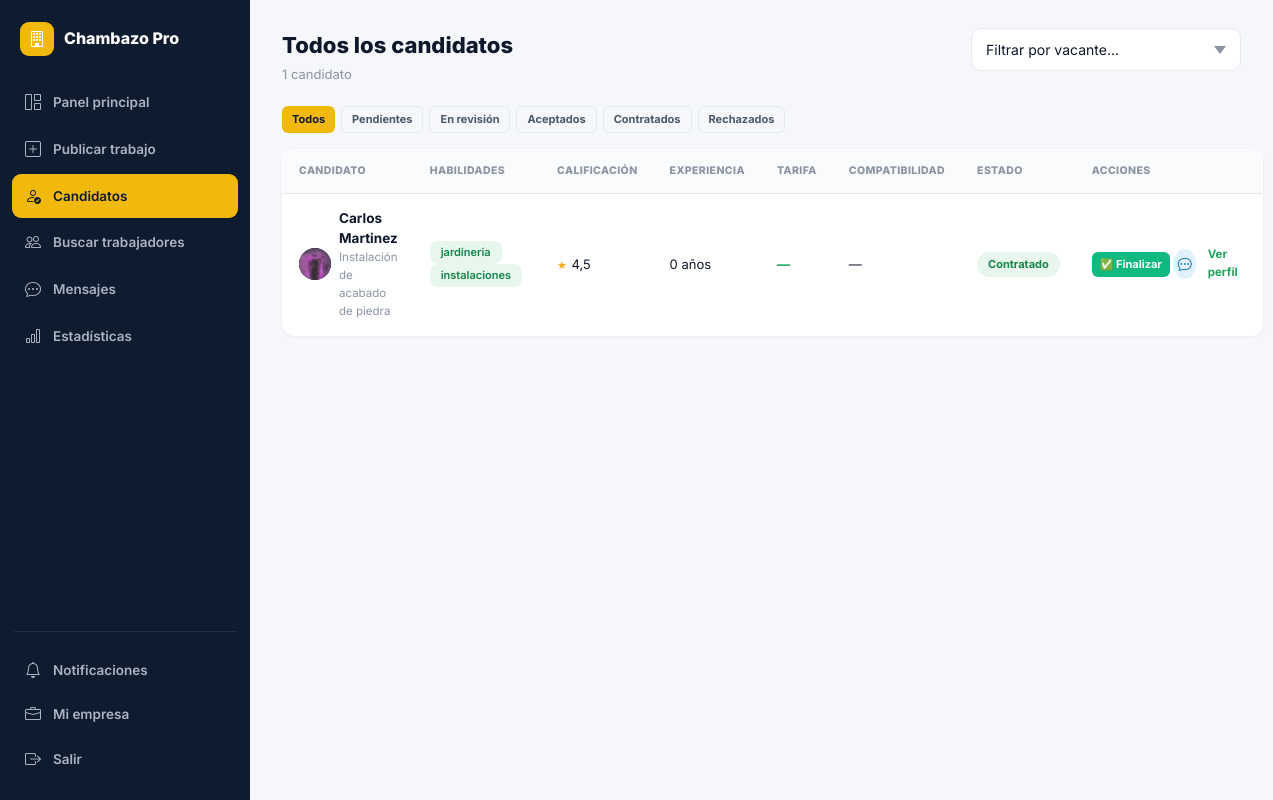
Page /contratista/candidatos/ (signed in) on the committed database.
### core/models.py (models this page shows, shortened)
class Solicitud(models.Model):
    STATUS_CHOICES = [
        ('pendiente', 'Pendiente'),
        ('en_revision', 'En revisión'),
        ('aceptado', 'Aceptado'),
        ('rechazado', 'Rechazado'),
        ('contratado', 'Contratado'),
        ('en_progreso', 'En progreso'),
        ('completado', 'Completado'),
    ]
    trabajo   = models.ForeignKey(Trabajo, on_delete=models.CASCADE, related_name='solicitudes')
    trabajador= models.ForeignKey(User, on_delete=models.CASCADE, related_name='solicitudes')
    estado    = models.CharField(max_length=20, choices=STATUS_CHOICES, default='pendiente')
    mensaje   = models.TextField(blank=True)
    rapida    = models.BooleanField(default=False)
    tarifa_propuesta = models.DecimalField(max_digits=10, decimal_places=2, null=True, blank=True)
    pagado = models.BooleanField(default=False)
    total_a_pagar = models.DecimalField(max_digits=10, decimal_places=2, default=1.50)
    metodo_pago_id = models.CharField(max_length=100, blank=True)
    creado    = models.DateTimeField(auto_now_add=True)
    actualizado = models.DateTimeField(auto_now=True)
    class Meta:
        unique_together = ('trabajo', 'trabajador')
        ordering = ['-creado']
    @property
    def estado_label(self):
        return dict(self.STATUS_CHOICES).get(self.estado, self.estado)

class UserProfile(models.Model):
    ROL_CHOICES = [('trabajador', 'Trabajador'), ('contratista', 'Contratista')]
    user        = models.OneToOneField(User, on_delete=models.CASCADE, related_name='profile')
    rol         = models.CharField(max_length=20, choices=ROL_CHOICES)
    telefono    = models.CharField(max_length=20, blank=True)
    ubicacion   = models.CharField(max_length=100, blank=True)
    lat         = models.FloatField(null=True, blank=True)
    lng         = models.FloatField(null=True, blank=True)
    descripcion = models.TextField(blank=True)
    habilidades = models.JSONField(default=list, blank=True)
    empresa     = models.CharField(max_length=100, blank=True)
    foto        = models.ImageField(upload_to='fotos/', null=True, blank=True)
    verificado  = models.BooleanField(default=False)
    calificacion= models.FloatField(default=0.0)
    total_trabajos = models.IntegerField(default=0)
    notif_email = models.BooleanField(default=True)
    notif_sistema = models.BooleanField(default=True)
    disponible  = models.BooleanField(default=True)   # activo para contratar
    tarifa_hora = models.DecimalField(max_digits=8, decimal_places=2, null=True, blank=True)
    experiencia_anos = models.PositiveIntegerField(default=0)
    portfolio_url = models.URLField(blank=True)
    dui         = models.CharField(max_length=20, blank=True, help_text='Documento Único de Identidad')
    vehiculo    = models.CharField(max_length=30, choices=[
        ('ninguno', 'Ninguno / Transporte público'),
        ('moto', 'Motocicleta'),
        ('carro', 'Automóvil'),
        ('camioneta', 'Camioneta / Pick-up'),
    ], default='ninguno')
    cv_pdf = models.FileField(upload_to='cvs/', null=True, blank=True, help_text='Curriculum Vitae (PDF u otro doc)')
    certificaciones = models.TextField(blank=True, help_text='Postgrados, certificaciones o cursos realizados')
    disponibilidad_horario = models.CharField(max_length=100, blank=True, help_text='Ej: Lunes a Viernes, Fines de semana, Turno completo')
    contacto_emergencia = models.CharField(max_length=150, blank=True)
    nivel_educativo = models.CharField(max_length=50, blank=True, choices=[
        ('basica', 'Educación Básica'),
        ('media', 'Bachillerato / Secundaria'),
        ('tecnico', 'Técnico Vocacional'),
        ('universitario', 'Universitario / Superior')
    ], default='media')
    idiomas = models.CharField(max_length=150, blank=True, help_text='Ej: Inglés (Básico), Español (Nativo)')
    referencias_personales = models.TextField(blank=True, help_text='Nombres y teléfonos de referencias')
    expectativa_salarial = models.CharField(max_length=50, blank=True, help_text='Ej: $400 - $600 mensual')
    nit_nrc     = models.CharField(max_length=30, blank=True, help_text='NIT o NRC fiscal')
    giro_comercial = models.CharField(max_length=150, blank=True, help_text='Giro o actividad económica')
    sitio_web   = models.URLField(blank=True)
    redes_sociales = models.CharField(max_length=255, blank=True, help_text='LinkedIn / Instagram / Facebook')
    contacto_cargo = models.CharField(max_length=100, blank=True, help_text='Cargo o departamento de contacto')
    anos_operacion = models.PositiveIntegerField(default=0, help_text='Años de operar en el mercado')
    cantidad_empleados = models.CharField(max_length=50, blank=True, choices=[
        ('1-10', '1 a 10 empleados'),
        ('11-50', '11 a 50 empleados'),
        ('51-200', '51 a 200 empleados'),
        ('200+', 'Más de 200 empleados')
    ], default='1-10')
    tipo_empresa = models.CharField(max_length=50, blank=True, choices=[
        ('privada', 'Empresa Privada'),
        ('publica', 'Institución Pública'),
        ('ong', 'ONG / Sin fines de lucro'),
        ('independiente', 'Profesional Independiente')
    ], default='privada')
    registro_fiscal = models.FileField(upload_to='documentos_fiscales/', blank=True, null=True, help_text='Sube una copia del registro de la empresa')

class Trabajo(models.Model):
    ESTADO_VACANTE = [
        ('disponible', 'Disponible'),
        ('en_proceso', 'En proceso'),
        ('ocupada', 'Ocupada'),
    ]
    contratista   = models.ForeignKey(User, on_delete=models.CASCADE, related_name='trabajos_publicados')
    titulo        = models.CharField(max_length=200)
    categoria     = models.CharField(max_length=50, choices=CATEGORY_CHOICES)
    descripcion   = models.TextField()
    requisitos    = models.TextField(blank=True)
    beneficios    = models.TextField(blank=True)
    ubicacion     = models.CharField(max_length=200)
    lat           = models.FloatField(null=True, blank=True)
    lng           = models.FloatField(null=True, blank=True)
    presupuesto   = models.DecimalField(max_digits=10, decimal_places=2)
    es_urgente    = models.BooleanField(default=False)
    estado_vacante= models.CharField(max_length=20, choices=ESTADO_VACANTE, default='disponible')
    activo        = models.BooleanField(default=True)
    creado        = models.DateTimeField(auto_now_add=True)
    actualizado   = models.DateTimeField(auto_now=True)
    habilidades_req = models.JSONField(default=list, blank=True)
    vistas        = models.PositiveIntegerField(default=0)
    modalidad     = models.CharField(max_length=20, choices=[
        ('presencial','Presencial'), ('remoto','Remoto'), ('hibrido','Híbrido')
    ], default='presencial')
    duracion      = models.CharField(max_length=100, blank=True,
                                     help_text='Ej: 3 días, 1 semana')
    verificacion_requerida = models.BooleanField(default=False)
    fecha_inicio  = models.DateField(null=True, blank=True)
    fecha_limite  = models.DateField(null=True, blank=True)
    nivel_experiencia = models.CharField(max_length=30, choices=[
        ('sin_experiencia', 'Sin experiencia previa'),
        ('intermedio', 'Intermedio (1-3 años)'),
        ('experto', 'Experto (+3 años)')
    ], default='intermedio')
    herramientas  = models.CharField(max_length=30, choices=[
        ('empleador', 'Proporcionadas por el empleador'),
        ('trabajador', 'El trabajador debe traer sus herramientas'),
        ('ambos', 'Mixto')
    ], default='empleador')
    horario       = models.CharField(max_length=100, blank=True, help_text='Ej: 8:00 AM - 5:00 PM')
    vacantes_disponibles = models.PositiveIntegerField(default=1)
    transporte_propio = models.BooleanField(default=False)
    contacto_emergencia_sitio = models.CharField(max_length=150, blank=True)
    comision_plataforma = models.DecimalField(max_digits=8, decimal_places=2, default=0.00)
    tarifa_urgencia     = models.DecimalField(max_digits=8, decimal_places=2, default=0.00)
    total_a_pagar       = models.DecimalField(max_digits=10, decimal_places=2, default=0.00)
    pagado        = models.BooleanField(default=False)
    fecha_pago    = models.DateTimeField(null=True, blank=True)
    metodo_pago_id= models.CharField(max_length=100, blank=True, help_text='ID de transacción / comprobante de tarjeta')
    fecha_pago    = models.DateTimeField(null=True, blank=True)
    class Meta:
        ordering = ['-creado']

### core/views.py (the view)
# urls.py: path('contratista/candidatos/', views.candidatos_general, name='candidatos_general'),
@login_required
def candidatos_general(request):
    trabajos_ids = Trabajo.objects.filter(contratista=request.user).values_list('id', flat=True)
    qs = Solicitud.objects.filter(trabajo_id__in=trabajos_ids).select_related('trabajador__profile', 'trabajo')
    estado = request.GET.get('estado', '')
    if estado:
        qs = qs.filter(estado=estado)
    trabajos = Trabajo.objects.filter(contratista=request.user, activo=True)
    ctx = ctx_base(request)
    ctx.update({'solicitudes': qs, 'trabajo': None, 'trabajos_propios': trabajos, 'active': 'candidatos'})
    return render(request, 'core/candidatos.html', ctx)

### core/templates/core/candidatos.html (shortened to what this page needs)
{% extends 'core/base.html' %}
{% block body %}
{% include 'core/_sidebar_contratista.html' %}
<div class="page-hd">
  <div><h1>{% if trabajo %}Candidatos — {{ trabajo.titulo }}{% else %}Todos los candidatos{% endif %}</h1><p>{{ solicitudes|length }} candidato{{ solicitudes|length|pluralize }}</p></div>
  {% if not trabajo and trabajos_propios %}
  <select onchange="if(this.value)window.location=this.value" class="form-control" style="width:auto;">
    <option value="">Filtrar por vacante...</option>
  </select>
  {% endif %}
</div>
<div style="display:flex;flex-wrap:wrap;gap:6px;margin-bottom:16px;">
  <a href="?" class="btn {% if not request.GET.estado %}btn-y{% else %}btn-outline{% endif %} btn-xs">Todos</a>
  <a href="?estado=pendiente" class="btn {% if request.GET.estado == 'pendiente' %}btn-y{% else %}btn-outline{% endif %} btn-xs">Pendientes</a>
  <a href="?estado=en_revision" class="btn {% if request.GET.estado == 'en_revision' %}btn-y{% else %}btn-outline{% endif %} btn-xs">En revisión</a>
  <a href="?estado=aceptado" class="btn {% if request.GET.estado == 'aceptado' %}btn-y{% else %}btn-outline{% endif %} btn-xs">Aceptados</a>
  <a href="?estado=contratado" class="btn {% if request.GET.estado == 'contratado' %}btn-y{% else %}btn-outline{% endif %} btn-xs">Contratados</a>
  <a href="?estado=rechazado" class="btn {% if request.GET.estado == 'rechazado' %}btn-y{% else %}btn-outline{% endif %} btn-xs">Rechazados</a>
</div>
{% if solicitudes %}
<table class="data-table">
  <thead><tr><th>Candidato</th><th>Habilidades</th><th>Calificación</th><th>Experiencia</th><th>Tarifa</th><th>Compatibilidad</th><th>Estado</th><th>Acciones</th></tr></thead>
  <tbody>
    {% for sol in solicitudes %}
    <tr>
      <td>
        <div class="flex-c gap-8">
          <div class="conv-av" style="width:32px;height:32px;">{% if sol.trabajador.profile.foto %}<img src="{{ sol.trabajador.profile.foto.url }}" style="width:32px;height:32px;border-radius:50%;object-fit:cover;">{% else %}<i class="bi bi-person" style="font-size:14px;"></i>{% endif %}</div>
          <div>
            <a href="{% url 'perfil_publico' sol.trabajador.pk %}" class="dt-title" style="color:var(--dark);">{{ sol.trabajador.get_full_name|default:sol.trabajador.username }}</a>
            {% if not trabajo %}<div class="dt-sub">{{ sol.trabajo.titulo }}</div>{% endif %}
          </div>
        </div>
      </td>
      <td>{% for h in sol.trabajador.profile.habilidades|slice:":2" %}<span class="skill-tag" style="margin-right:3px;">{{ h }}</span>{% endfor %}</td>
      <td><span class="stars" style="font-size:11px;">★</span> {{ sol.trabajador.profile.calificacion|default:"—" }}</td>
      <td>{{ sol.trabajador.profile.experiencia_anos }} años</td>
      <td class="fw-700 t-green">{% if sol.tarifa_propuesta %}${{ sol.tarifa_propuesta }}{% else %}—{% endif %}</td>
      <td>{% with score=sol.trabajador.profile.match_score %}{% if score > 0 %}<span class="match-badge {% if score >= 80 %}match-hi{% elif score >= 50 %}match-md{% else %}match-lo{% endif %}">{{ score }}%</span>{% else %}—{% endif %}{% endwith %}</td>
      <td><span class="est-badge est-{{ sol.estado }}">{{ sol.estado_label }}</span></td>
      <td>
        <div class="flex-c gap-4">
          {% if sol.estado == 'pendiente' or sol.estado == 'en_revision' %}
            <a href="{% url 'cambiar_estado_solicitud' sol.pk 'aceptado' %}?next={{ request.path }}" class="btn-icon-circle" style="background:var(--green-light);color:var(--green-dark);" title="Pre-Aceptar (Entrevistar)"><i class="bi bi-check-lg"></i></a>
            <a href="{% url 'cambiar_estado_solicitud' sol.pk 'rechazado' %}?next={{ request.path }}" class="btn-icon-circle" style="background:var(--red-light);color:var(--red);" title="Rechazar"><i class="bi bi-x-lg"></i></a>
          {% elif sol.estado == 'contratado' or sol.estado == 'en_progreso' %}
            <a href="{% url 'cambiar_estado_solicitud' sol.pk 'completado' %}?next={{ request.path }}" class="btn btn-xs" style="background:#10b981;color:#fff;border:none;padding:4px 8px;font-size:11px;" title="Marcar como Finalizado y Liberar Fondos">✅ Finalizar</a>
            <a href="{% url 'mensajes_chat' sol.pk %}" class="btn-icon-circle" style="background:#e0f2fe;color:#0369a1;" title="Chat con Trabajador"><i class="bi bi-chat-dots"></i></a>
          {% endif %}
          <a href="{% url 'perfil_publico' sol.trabajador.pk %}" class="t-xs t-green fw-700" style="margin-left:8px;">Ver perfil</a>
        </div>
      </td>
    </tr>
    {% endfor %}
  </tbody>
</table>
{% else %}
<div class="empty-state"><div class="empty-icon">👥</div><div class="empty-title">Sin candidatos aún</div><div class="empty-sub">Cuando alguien aplique aparecerá aquí</div></div>
{% endif %}
{% include 'core/_sidebar_close.html' %}
{% endblock %}

### rows in the picture
Solicitud: trabajador.profile.foto (picture), trabajador.get_full_name "Carlos Martinez", trabajo.titulo "Instalación de acabado de piedra", habilidades "jardineria" "instalaciones", trabajador.profile.calificacion "4,5", trabajador.profile.experiencia_anos "0", estado_label "Contratado"

### other values in the picture
{{ solicitudes|length }} "1"
